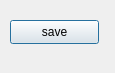
<?xml version="1.0" encoding="UTF-8"?>
<ui version="4.0">
 <class>DeckBuilder</class>
 <widget class="QDialog" name="DeckBuilder">
  <property name="geometry">
   <rect>
    <x>0</x>
    <y>0</y>
    <width>115</width>
    <height>73</height>
   </rect>
  </property>
  <property name="windowTitle">
   <string>Dialog</string>
  </property>
  <widget class="QPushButton" name="save">
   <property name="geometry">
    <rect>
     <x>10</x>
     <y>20</y>
     <width>89</width>
     <height>24</height>
    </rect>
   </property>
   <property name="text">
    <string>save</string>
   </property>
  </widget>
 </widget>
 <resources/>
 <connections/>
</ui>
